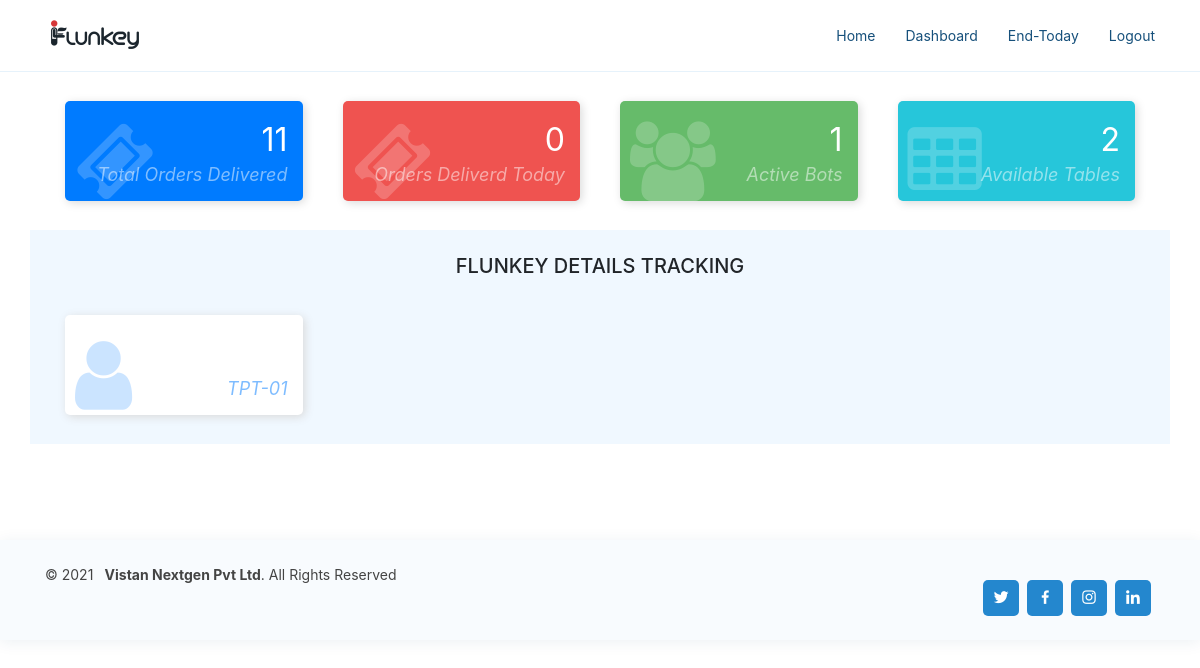
The page /dashboard/ (signed in) on the database as committed earlier.
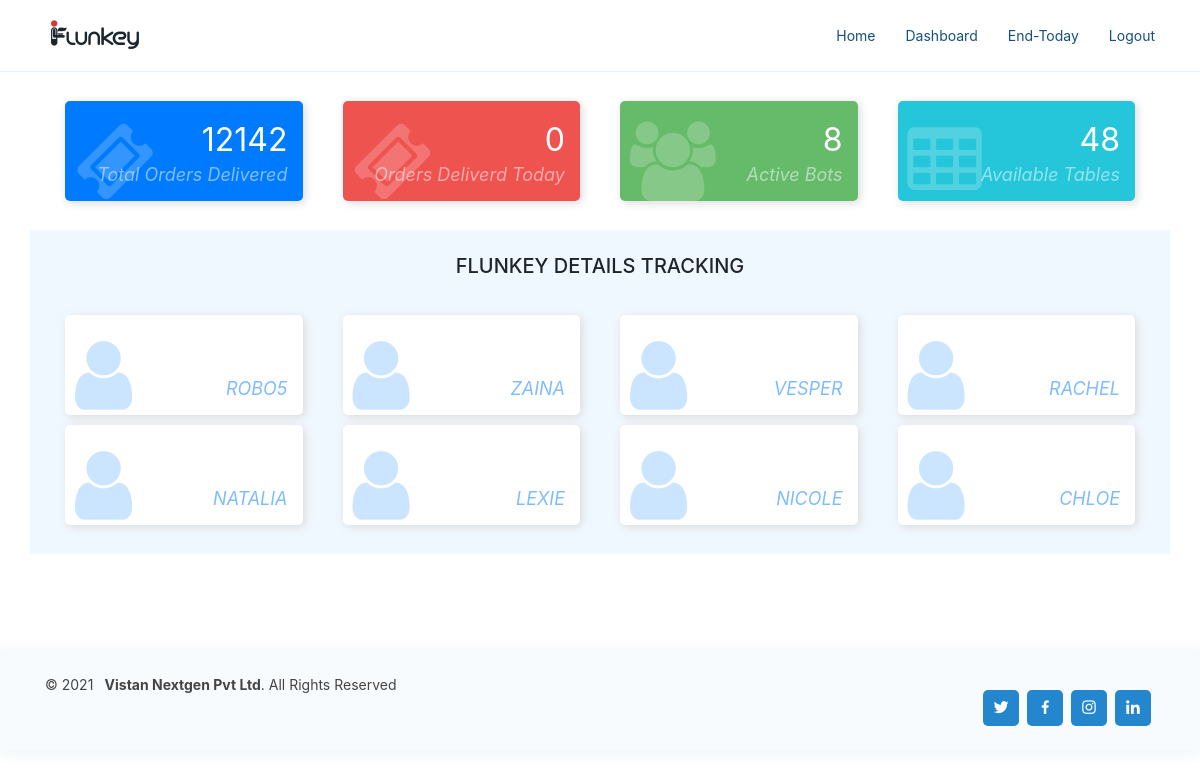
The same page on the database as committed later.
### BotsApp/models.py (models this page shows, shortened)
class Bot(models.Model):
    rest = models.ForeignKey(Restaurant, on_delete=models.CASCADE)
    bot_no = models.IntegerField()
    bot_name = models.CharField(max_length = 300)
    bot_color = models.CharField(max_length = 200)
    image = models.ImageField(upload_to = 'bot_images')
    status = models.BooleanField(default=True, help_text="bot working(active or inactive)")   # active or inactive
    avialable = models.BooleanField(default=True, help_text="available or not avialabe for delivery")  # avialabe to serve or not avialable
    ip = models.CharField(max_length=15)
    port = models.IntegerField()
    created_at = models.DateTimeField(auto_now_add=True)
    updated_at = models.DateTimeField(auto_now = True)
    battery = models.DecimalField(max_digits=5, decimal_places=2, default = 0)
    class Meta:
        verbose_name = 'Bot'
        verbose_name_plural = 'Bots'
        ordering = ('-id',)

### DashboardApp/views.py (the view)
# urls.py: path('', views.DashboardView, name = 'dashboard'),
def DashboardView(request):
    return render(request, 'DashboardApp/dashboard.html')

### RestaurantApp/models.py (called while the page is built)
    def __str__(self):
        return str(self.rest_name)

### DashboardApp/templates/DashboardApp/dashboard.html
{% extends 'base.html' %}
{% load static %}
{% block css %}
<link href="{% static "assets/css/boot.min.css" %}" rel="stylesheet" id="bootstrap-css">
{% endblock %}
{% block content %}
    <div class="container">
        <div class="container">
            <div class="row">
            <div class="col-md-3">
              <div class="card-counter primary">
                <i class="fa fa-ticket"></i>
                <span class="count-numbers">{{fd}}</span>
                <span class="count-name">Total Orders Delivered</span>
              </div>
            </div>
            <div class="col-md-3">
              <div class="card-counter danger">
                <i class="fa fa-ticket"></i>
                <span class="count-numbers">{{td}}</span>
                <span class="count-name">Orders Deliverd Today</span>
              </div>
            </div>
            <div class="col-md-3">
              <div class="card-counter success">
                <i class="fa fa-users"></i>
                <span class="count-numbers">{{ab}}</span>
                <span class="count-name">Active Bots</span>
              </div>
            </div>
            <div class="col-md-3">
              <div class="card-counter info">
                <i class="fa fa-table"></i>
                <span class="count-numbers">{{at}}</span>
                <span class="count-name">Available Tables</span>
              </div>
            </div>
          </div>
        </div>
        <br>
    </div>
    <div class="container" style="background-color: aliceblue; border-radius: 0%;">
        <br>
        <center><h5>FLUNKEY DETAILS TRACKING</h5></center><br>
        <div class="container">
            <div class="row">
                {% for i in ab1 %}
                            <div class="col-sm-3">
                            <a href="{% url 'DashboardApp:bot-dashboard' i.id %}">
                                <div class="card-counter warning">
                                  <i class="fa fa-user"></i>
                                    <div class = "count-name">{{i.bot_name}}</div>
                                </div>
                            </a>
                            </div>
                {% endfor %}
            </div>
            <br>
        </div>
      </div>
{% endblock%}

Rows that differ between the two databases and show on the page:
removed Bot: bot_name "TPT-01"
added Bot: bot_name "ROBO5"
added Bot: bot_name "ZAINA"
added Bot: bot_name "VESPER"
added Bot: bot_name "RACHEL"
added Bot: bot_name "NATALIA"
added Bot: bot_name "LEXIE"
added Bot: bot_name "NICOLE"
added Bot: bot_name "CHLOE"
Other text that changed with them:
{{ fd }}: "11" → "12142"
{{ ab }}: "1" → "8"
{{ at }}: "2" → "48"
